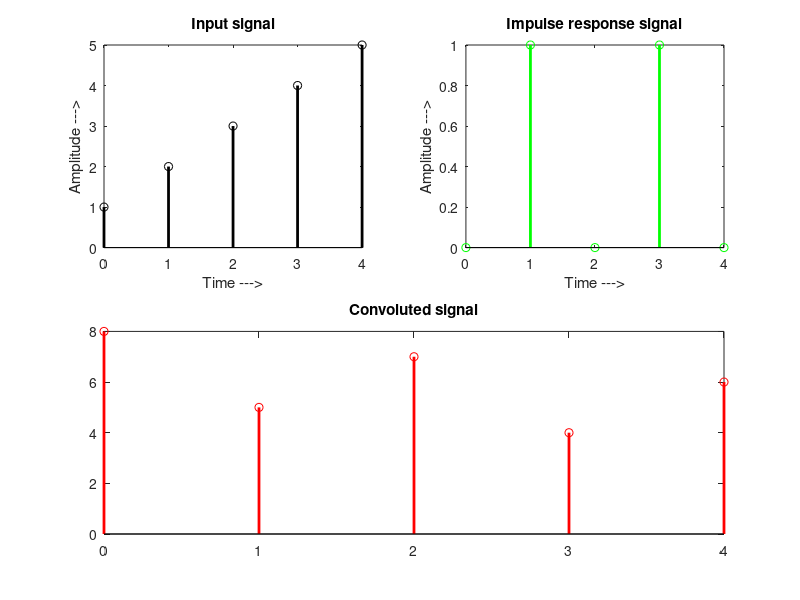

Here is the MATLAB script that generated this plot:
% convolution property of DFT
clc
clear
close all

x = [1 2 3 4 5];
h = [0 1 0 1 0];
n = [0 1 2 3 4];

N = length(n);
y = cconv(x,h,N);

subplot(2,2,1);
stem(n,x,'k','LineWidth',2);
title 'Input signal'
xlabel 'Time --->';
ylabel 'Amplitude --->';

subplot(2,2,2);
stem(n,h,'g','LineWidth',2);
title 'Impulse response signal'
xlabel 'Time --->';
ylabel 'Amplitude --->';

subplot(2,2,[3 4]);
stem(n,y,'r','LineWidth',2);
title 'Convoluted signal'
